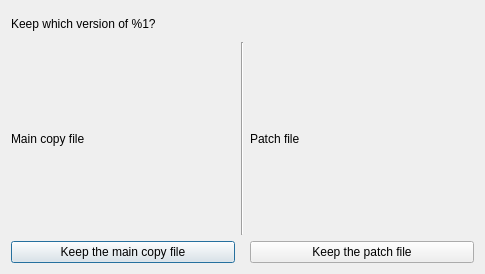
<?xml version="1.0" encoding="UTF-8"?>
<ui version="4.0">
 <class>dialog</class>
 <widget class="QDialog" name="dialog">
  <property name="geometry">
   <rect>
    <x>0</x>
    <y>0</y>
    <width>485</width>
    <height>274</height>
   </rect>
  </property>
  <property name="windowTitle">
   <string>File Merging - Eidolist</string>
  </property>
  <property name="windowIcon">
   <iconset>
    <normaloff>../icon.ico</normaloff>../icon.ico</iconset>
  </property>
  <layout class="QVBoxLayout" name="verticalLayout">
   <item>
    <widget class="QLabel" name="label">
     <property name="sizePolicy">
      <sizepolicy hsizetype="Preferred" vsizetype="Minimum">
       <horstretch>0</horstretch>
       <verstretch>0</verstretch>
      </sizepolicy>
     </property>
     <property name="maximumSize">
      <size>
       <width>16777215</width>
       <height>25</height>
      </size>
     </property>
     <property name="text">
      <string>Keep which version of %1?</string>
     </property>
    </widget>
   </item>
   <item>
    <layout class="QGridLayout" name="gridLayout">
     <item row="1" column="0">
      <widget class="QPushButton" name="mainCopyButton">
       <property name="text">
        <string>Keep the main copy file</string>
       </property>
      </widget>
     </item>
     <item row="1" column="2">
      <widget class="QPushButton" name="patchButton">
       <property name="text">
        <string>Keep the patch file</string>
       </property>
      </widget>
     </item>
     <item row="0" column="0">
      <widget class="QLabel" name="label_2">
       <property name="text">
        <string>Main copy file</string>
       </property>
      </widget>
     </item>
     <item row="0" column="2">
      <widget class="QLabel" name="label_3">
       <property name="text">
        <string>Patch file</string>
       </property>
      </widget>
     </item>
     <item row="0" column="1">
      <widget class="Line" name="line">
       <property name="orientation">
        <enum>Qt::Vertical</enum>
       </property>
      </widget>
     </item>
    </layout>
   </item>
  </layout>
 </widget>
 <resources/>
 <connections/>
</ui>
